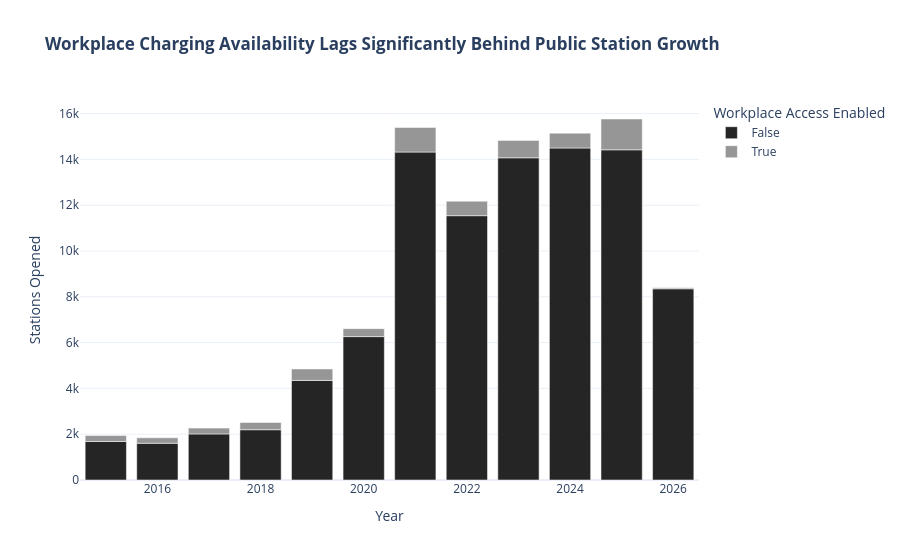

Source (notebook cell):
### Code cell
## Question 8: How does workplace charging access compare to public commercial access?
#**Analytical Focus:** Categorical workplace charging flag tracked across installation years.

df_q8 = df[(df['Year'] >= 2015) & (df['Year'] <= 2026)].groupby(['Year', 'EV Workplace Charging'])['ID'].count().reset_index()

fig8 = px.bar(
    df_q8, x='Year', y='ID', color='EV Workplace Charging',
    title="<b>Workplace Charging Availability Lags Significantly Behind Public Station Growth</b>",
    labels={'ID': 'Stations Opened', 'EV Workplace Charging': 'Workplace Access Enabled'},
    color_discrete_sequence=['#252525', '#969696'],
    template='plotly_white'
)
fig8.show()

### Figure 1 — Plotly figure (JSON) as saved in the notebook; plotly's stock layout.template omitted (floating-point values rounded to 4 significant figures)
{"data": [{"hovertemplate": "Workplace Access Enabled=False<br>Year=%{x}<br>Stations Opened=%{y}<extra></extra>", "legendgroup": "False", "marker": {"color": "#252525", "pattern": {"shape": ""}}, "name": "False", "orientation": "v", "showlegend": true, "textposition": "auto", "type": "bar", "x": [2015.0, 2016.0, 2017.0, 2018.0, 2019.0, 2020.0, 2021.0, 2022.0, 2023.0, 2024.0, 2025.0, 2026.0], "xaxis": "x", "y": [1682, 1604, 2011, 2196, 4348, 6261, 14321, 11542, 14070, 14497, 14419, 8350], "yaxis": "y"}, {"hovertemplate": "Workplace Access Enabled=True<br>Year=%{x}<br>Stations Opened=%{y}<extra></extra>", "legendgroup": "True", "marker": {"color": "#969696", "pattern": {"shape": ""}}, "name": "True", "orientation": "v", "showlegend": true, "textposition": "auto", "type": "bar", "x": [2015.0, 2016.0, 2017.0, 2018.0, 2019.0, 2020.0, 2021.0, 2022.0, 2023.0, 2024.0, 2025.0, 2026.0], "xaxis": "x", "y": [259, 237, 255, 318, 502, 348, 1074, 633, 760, 649, 1345, 44], "yaxis": "y"}], "layout": {"barmode": "relative", "legend": {"title": {"text": "Workplace Access Enabled"}, "tracegroupgap": 0}, "title": {"text": "<b>Workplace Charging Availability Lags Significantly Behind Public Station Growth</b>"}, "xaxis": {"anchor": "y", "domain": [0, 1], "title": {"text": "Year"}}, "yaxis": {"anchor": "x", "domain": [0, 1], "title": {"text": "Stations Opened"}}}}
